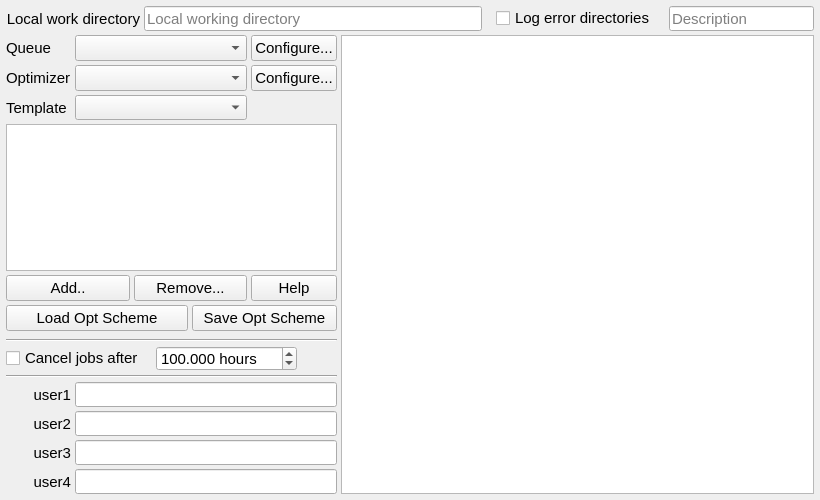
<?xml version="1.0" encoding="UTF-8"?>
<ui version="4.0">
 <class>DefaultOptTab</class>
 <widget class="QWidget" name="DefaultOptTab">
  <property name="geometry">
   <rect>
    <x>0</x>
    <y>0</y>
    <width>820</width>
    <height>500</height>
   </rect>
  </property>
  <property name="font">
   <font>
    <pointsize>11</pointsize>
   </font>
  </property>
  <property name="windowTitle">
   <string>Form</string>
  </property>
  <layout class="QVBoxLayout" name="verticalLayout_optimizationRoot">
   <property name="margin">
    <number>6</number>
   </property>
   <property name="spacing">
    <number>4</number>
   </property>
   <item>
    <layout class="QHBoxLayout" name="horizontalLayout_commonFields">
     <property name="margin">
      <number>0</number>
     </property>
     <property name="spacing">
      <number>4</number>
     </property>
     <item>
      <widget class="QLabel" name="label_locpath">
       <property name="font">
        <font>
         <pointsize>11</pointsize>
        </font>
       </property>
       <property name="text">
        <string>Local work directory</string>
       </property>
       <property name="alignment">
        <set>Qt::AlignRight|Qt::AlignTrailing|Qt::AlignVCenter</set>
       </property>
       <property name="buddy">
        <cstring>edit_locpath</cstring>
       </property>
      </widget>
     </item>
     <item>
      <widget class="QLineEdit" name="edit_locpath">
       <property name="sizePolicy">
        <sizepolicy hsizetype="Expanding" vsizetype="Fixed">
         <horstretch>7</horstretch>
         <verstretch>0</verstretch>
        </sizepolicy>
       </property>
       <property name="minimumSize">
        <size>
         <width>0</width>
         <height>25</height>
        </size>
       </property>
       <property name="font">
        <font>
         <pointsize>11</pointsize>
        </font>
       </property>
       <property name="toolTip">
        <string>Absolute local path where XtalOpt stores all run files.</string>
       </property>
       <property name="placeholderText">
        <string>Local working directory</string>
       </property>
      </widget>
     </item>
     <item>
      <spacer name="horizontalSpacer_commonFields_1">
       <property name="orientation">
        <enum>Qt::Horizontal</enum>
       </property>
       <property name="sizeType">
        <enum>QSizePolicy::Fixed</enum>
       </property>
       <property name="sizeHint" stdset="0">
        <size>
         <width>10</width>
         <height>20</height>
        </size>
       </property>
      </spacer>
     </item>
     <item>
      <widget class="QCheckBox" name="cb_logErrorDirs">
       <property name="font">
        <font>
         <pointsize>11</pointsize>
        </font>
       </property>
       <property name="toolTip">
        <string>&lt;html&gt;&lt;head/&gt;&lt;body&gt;&lt;p&gt;Leaves a copy of a directory in which an error occurred in &amp;lt;local_path&amp;gt;/errorDirs.&lt;/p&gt;&lt;p&gt;This can help when figuring out why a structure fails when submitted.&lt;/p&gt;&lt;/body&gt;&lt;/html&gt;</string>
       </property>
       <property name="text">
        <string>Log error directories</string>
       </property>
      </widget>
     </item>
     <item>
      <spacer name="horizontalSpacer_commonFields_2">
       <property name="orientation">
        <enum>Qt::Horizontal</enum>
       </property>
       <property name="sizeType">
        <enum>QSizePolicy::Fixed</enum>
       </property>
       <property name="sizeHint" stdset="0">
        <size>
         <width>10</width>
         <height>20</height>
        </size>
       </property>
      </spacer>
     </item>
     <item>
      <widget class="QLineEdit" name="edit_description">
       <property name="sizePolicy">
        <sizepolicy hsizetype="Expanding" vsizetype="Fixed">
         <horstretch>3</horstretch>
         <verstretch>0</verstretch>
        </sizepolicy>
       </property>
       <property name="minimumSize">
        <size>
         <width>0</width>
         <height>25</height>
        </size>
       </property>
       <property name="font">
        <font>
         <pointsize>11</pointsize>
        </font>
       </property>
       <property name="toolTip">
        <string>Short description of optimization (used as %description% template keyword in input templates).</string>
       </property>
       <property name="placeholderText">
        <string>Description</string>
       </property>
      </widget>
     </item>
    </layout>
   </item>
   <item>
    <layout class="QGridLayout" name="gridLayout">
     <property name="margin">
      <number>0</number>
     </property>
     <property name="spacing">
      <number>4</number>
     </property>
     <item row="0" column="0">
    <widget class="QLabel" name="label_6">
     <property name="sizePolicy">
      <sizepolicy hsizetype="Preferred" vsizetype="Preferred">
       <horstretch>0</horstretch>
       <verstretch>0</verstretch>
      </sizepolicy>
     </property>
     <property name="font">
      <font>
       <pointsize>11</pointsize>
      </font>
     </property>
     <property name="text">
      <string>Queue</string>
     </property>
     <property name="alignment">
      <set>Qt::AlignLeading|Qt::AlignLeft|Qt::AlignVCenter</set>
     </property>
     <property name="buddy">
      <cstring>combo_queueInterfaces</cstring>
     </property>
    </widget>
   </item>
   <item row="0" column="1" colspan="3">
    <widget class="QComboBox" name="combo_queueInterfaces">
     <property name="minimumSize">
      <size>
       <width>0</width>
       <height>25</height>
      </size>
     </property>
     <property name="font">
      <font>
       <pointsize>11</pointsize>
      </font>
     </property>
     <property name="focusPolicy">
      <enum>Qt::StrongFocus</enum>
     </property>
    </widget>
   </item>
   <item row="0" column="4">
    <widget class="QPushButton" name="push_queueInterfaceConfig">
     <property name="sizePolicy">
      <sizepolicy hsizetype="Maximum" vsizetype="Fixed">
       <horstretch>0</horstretch>
       <verstretch>0</verstretch>
      </sizepolicy>
     </property>
     <property name="font">
      <font>
       <pointsize>11</pointsize>
      </font>
     </property>
     <property name="focusPolicy">
      <enum>Qt::StrongFocus</enum>
     </property>
     <property name="text">
      <string>Configure...</string>
     </property>
    </widget>
   </item>
   <item row="0" column="5" rowspan="13">
    <widget class="QTextEdit" name="edit_edit">
     <property name="sizePolicy">
      <sizepolicy hsizetype="MinimumExpanding" vsizetype="Expanding">
       <horstretch>0</horstretch>
       <verstretch>0</verstretch>
      </sizepolicy>
     </property>
     <property name="font">
      <font>
       <pointsize>11</pointsize>
      </font>
     </property>
    </widget>
   </item>
   <item row="1" column="0">
    <widget class="QLabel" name="label_5">
     <property name="font">
      <font>
       <pointsize>11</pointsize>
      </font>
     </property>
     <property name="text">
      <string>Optimizer</string>
     </property>
     <property name="alignment">
      <set>Qt::AlignLeading|Qt::AlignLeft|Qt::AlignVCenter</set>
     </property>
     <property name="buddy">
      <cstring>combo_optimizers</cstring>
     </property>
    </widget>
   </item>
   <item row="1" column="1" colspan="3">
    <widget class="QComboBox" name="combo_optimizers">
     <property name="minimumSize">
      <size>
       <width>0</width>
       <height>25</height>
      </size>
     </property>
     <property name="font">
      <font>
       <pointsize>11</pointsize>
      </font>
     </property>
     <property name="focusPolicy">
      <enum>Qt::StrongFocus</enum>
     </property>
    </widget>
   </item>
   <item row="1" column="4">
    <widget class="QPushButton" name="push_optimizerConfig">
     <property name="font">
      <font>
       <pointsize>11</pointsize>
      </font>
     </property>
     <property name="focusPolicy">
      <enum>Qt::StrongFocus</enum>
     </property>
     <property name="text">
      <string>Configure...</string>
     </property>
    </widget>
   </item>
   <item row="2" column="0">
    <widget class="QLabel" name="label_templates">
     <property name="font">
      <font>
       <pointsize>11</pointsize>
      </font>
     </property>
     <property name="text">
      <string>Template</string>
     </property>
     <property name="alignment">
      <set>Qt::AlignLeading|Qt::AlignLeft|Qt::AlignVCenter</set>
     </property>
     <property name="buddy">
      <cstring>combo_templates</cstring>
     </property>
    </widget>
   </item>
   <item row="2" column="1" colspan="3">
    <widget class="QComboBox" name="combo_templates">
     <property name="minimumSize">
      <size>
       <width>0</width>
       <height>25</height>
      </size>
     </property>
     <property name="font">
      <font>
       <pointsize>11</pointsize>
      </font>
     </property>
     <property name="focusPolicy">
      <enum>Qt::StrongFocus</enum>
     </property>
    </widget>
   </item>
   <item row="3" column="0" colspan="5">
    <widget class="QListWidget" name="list_optStep">
     <property name="font">
      <font>
       <pointsize>11</pointsize>
      </font>
     </property>
    </widget>
   </item>
   <item row="4" column="0" colspan="2">
    <widget class="QPushButton" name="push_add">
     <property name="font">
      <font>
       <pointsize>11</pointsize>
      </font>
     </property>
     <property name="focusPolicy">
      <enum>Qt::StrongFocus</enum>
     </property>
     <property name="text">
      <string>Add..</string>
     </property>
    </widget>
   </item>
   <item row="4" column="2" colspan="2">
    <widget class="QPushButton" name="push_remove">
     <property name="font">
      <font>
       <pointsize>11</pointsize>
      </font>
     </property>
     <property name="focusPolicy">
      <enum>Qt::StrongFocus</enum>
     </property>
     <property name="text">
      <string>Remove...</string>
     </property>
    </widget>
   </item>
   <item row="4" column="4">
    <widget class="QPushButton" name="push_help">
     <property name="font">
      <font>
       <pointsize>11</pointsize>
      </font>
     </property>
     <property name="focusPolicy">
      <enum>Qt::StrongFocus</enum>
     </property>
     <property name="text">
      <string>Help</string>
     </property>
    </widget>
   </item>
   <item row="5" column="0" colspan="3">
    <widget class="QPushButton" name="push_loadScheme">
     <property name="font">
      <font>
       <pointsize>11</pointsize>
      </font>
     </property>
     <property name="focusPolicy">
      <enum>Qt::StrongFocus</enum>
     </property>
     <property name="text">
      <string>Load Opt Scheme</string>
     </property>
    </widget>
   </item>
   <item row="5" column="3" colspan="2">
    <widget class="QPushButton" name="push_saveScheme">
     <property name="font">
      <font>
       <pointsize>11</pointsize>
      </font>
     </property>
     <property name="focusPolicy">
      <enum>Qt::StrongFocus</enum>
     </property>
     <property name="text">
      <string>Save Opt Scheme</string>
     </property>
    </widget>
   </item>
   <item row="6" column="0" colspan="5">
    <layout class="QVBoxLayout" name="verticalLayout_jobTimeoutDivider">
     <property name="margin">
      <number>0</number>
     </property>
     <property name="spacing">
      <number>0</number>
     </property>
     <item>
      <spacer name="verticalSpacer_jobTimeoutDivider">
       <property name="orientation">
        <enum>Qt::Vertical</enum>
       </property>
       <property name="sizeType">
        <enum>QSizePolicy::Fixed</enum>
       </property>
       <property name="sizeHint" stdset="0">
        <size>
         <width>20</width>
         <height>4</height>
        </size>
       </property>
      </spacer>
     </item>
     <item>
      <widget class="Line" name="line_jobTimeout">
       <property name="orientation">
        <enum>Qt::Horizontal</enum>
       </property>
      </widget>
     </item>
    </layout>
   </item>
   <item row="9" column="0">
    <widget class="QLabel" name="label">
     <property name="font">
      <font>
       <pointsize>11</pointsize>
      </font>
     </property>
     <property name="text">
      <string>user1</string>
     </property>
     <property name="alignment">
      <set>Qt::AlignRight|Qt::AlignTrailing|Qt::AlignVCenter</set>
     </property>
    </widget>
   </item>
   <item row="10" column="0">
    <widget class="QLabel" name="label_2">
     <property name="font">
      <font>
       <pointsize>11</pointsize>
      </font>
     </property>
     <property name="text">
      <string>user2</string>
     </property>
     <property name="alignment">
      <set>Qt::AlignRight|Qt::AlignTrailing|Qt::AlignVCenter</set>
     </property>
    </widget>
   </item>
   <item row="11" column="0">
    <widget class="QLabel" name="label_3">
     <property name="font">
      <font>
       <pointsize>11</pointsize>
      </font>
     </property>
     <property name="text">
      <string>user3</string>
     </property>
     <property name="alignment">
      <set>Qt::AlignRight|Qt::AlignTrailing|Qt::AlignVCenter</set>
     </property>
    </widget>
   </item>
   <item row="12" column="0">
    <widget class="QLabel" name="label_4">
     <property name="font">
      <font>
       <pointsize>11</pointsize>
      </font>
     </property>
     <property name="text">
      <string>user4</string>
     </property>
     <property name="alignment">
      <set>Qt::AlignRight|Qt::AlignTrailing|Qt::AlignVCenter</set>
     </property>
    </widget>
   </item>
   <item row="9" column="1" colspan="4">
    <widget class="QLineEdit" name="edit_user1">
     <property name="minimumSize">
      <size>
       <width>0</width>
       <height>25</height>
      </size>
     </property>
     <property name="font">
      <font>
       <pointsize>11</pointsize>
      </font>
     </property>
    </widget>
   </item>
   <item row="10" column="1" colspan="4">
    <widget class="QLineEdit" name="edit_user2">
     <property name="minimumSize">
      <size>
       <width>0</width>
       <height>25</height>
      </size>
     </property>
     <property name="font">
      <font>
       <pointsize>11</pointsize>
      </font>
     </property>
    </widget>
   </item>
   <item row="11" column="1" colspan="4">
    <widget class="QLineEdit" name="edit_user3">
     <property name="minimumSize">
      <size>
       <width>0</width>
       <height>25</height>
      </size>
     </property>
     <property name="font">
      <font>
       <pointsize>11</pointsize>
      </font>
     </property>
    </widget>
   </item>
   <item row="12" column="1" colspan="4">
    <widget class="QLineEdit" name="edit_user4">
     <property name="minimumSize">
      <size>
       <width>0</width>
       <height>25</height>
      </size>
     </property>
     <property name="font">
      <font>
       <pointsize>11</pointsize>
      </font>
     </property>
    </widget>
   </item>
   <item row="8" column="0" colspan="5">
    <widget class="Line" name="line_userFields">
     <property name="orientation">
      <enum>Qt::Horizontal</enum>
     </property>
    </widget>
   </item>
   <item row="7" column="0" colspan="5">
    <layout class="QHBoxLayout" name="horizontalLayout_jobTimeout">
     <item>
      <widget class="QCheckBox" name="cb_cancelJobAfterTime">
       <property name="font">
        <font>
         <pointsize>11</pointsize>
        </font>
       </property>
       <property name="toolTip">
        <string>&lt;html&gt;&lt;head/&gt;&lt;body&gt;&lt;p&gt;Automatically cancel a running optimization job after the set time; the next pending job is then submitted.&lt;/p&gt;&lt;/body&gt;&lt;/html&gt;</string>
       </property>
       <property name="text">
        <string>Cancel jobs after</string>
       </property>
      </widget>
     </item>
     <item>
      <spacer name="horizontalSpacer_jobTimeoutGap">
       <property name="orientation">
        <enum>Qt::Horizontal</enum>
       </property>
       <property name="sizeType">
        <enum>QSizePolicy::Fixed</enum>
       </property>
       <property name="sizeHint" stdset="0">
        <size>
         <width>8</width>
         <height>20</height>
        </size>
       </property>
      </spacer>
     </item>
     <item>
      <widget class="QDoubleSpinBox" name="spin_hoursForCancelJobAfterTime">
       <property name="minimumSize">
        <size>
         <width>0</width>
         <height>25</height>
        </size>
       </property>
       <property name="toolTip">
        <string>&lt;html&gt;&lt;head/&gt;&lt;body&gt;&lt;p&gt;Cancel a running optimization job after this many hours (used only when the box on the left is checked).&lt;/p&gt;&lt;/body&gt;&lt;/html&gt;</string>
       </property>
       <property name="suffix">
        <string> hours</string>
       </property>
       <property name="decimals">
        <number>3</number>
       </property>
       <property name="minimum">
        <double>0.001000000000000</double>
       </property>
       <property name="maximum">
        <double>10000.000000000000000</double>
       </property>
       <property name="value">
        <double>100.000000000000000</double>
       </property>
      </widget>
     </item>
     <item>
      <spacer name="horizontalSpacer_jobTimeout">
       <property name="orientation">
        <enum>Qt::Horizontal</enum>
       </property>
       <property name="sizeHint" stdset="0">
        <size>
         <width>40</width>
         <height>20</height>
        </size>
       </property>
      </spacer>
     </item>
    </layout>
   </item>
    </layout>
   </item>
  </layout>
 </widget>
 <tabstops>
  <tabstop>edit_locpath</tabstop>
  <tabstop>cb_logErrorDirs</tabstop>
  <tabstop>edit_description</tabstop>
  <tabstop>combo_queueInterfaces</tabstop>
  <tabstop>push_queueInterfaceConfig</tabstop>
  <tabstop>combo_optimizers</tabstop>
  <tabstop>push_optimizerConfig</tabstop>
  <tabstop>combo_templates</tabstop>
  <tabstop>list_optStep</tabstop>
  <tabstop>push_add</tabstop>
  <tabstop>push_remove</tabstop>
  <tabstop>push_help</tabstop>
  <tabstop>push_loadScheme</tabstop>
  <tabstop>push_saveScheme</tabstop>
  <tabstop>cb_cancelJobAfterTime</tabstop>
  <tabstop>spin_hoursForCancelJobAfterTime</tabstop>
  <tabstop>edit_user1</tabstop>
  <tabstop>edit_user2</tabstop>
  <tabstop>edit_user3</tabstop>
  <tabstop>edit_user4</tabstop>
  <tabstop>edit_edit</tabstop>
 </tabstops>
 <resources/>
 <connections/>
</ui>
